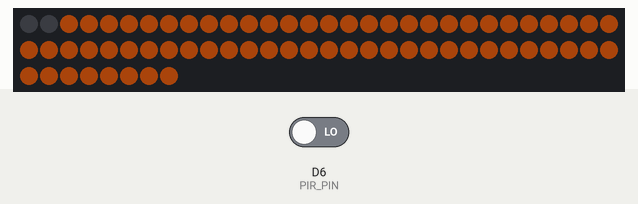
Recording of a sketch running on a simulated Arduino MKR. Parts: 68 RGB LEDs in strip order, left to right, continuing on the next row. The test bench sets the inputs (shaded band); at power-on: D6 (PIR_PIN) LOW. Dim RGB values are drawn brighter than linear; WiFi joins after 1.5 s; servers stay silent unless stated; uploads are accepted with an empty reply; the audio player accepts every command and is not drawn; not simulated (calls return 0 or success): arduino_secrets.h; what the sketch prints to the serial monitor is not drawn.

Above: at 19.3 s.
19.4 s: D6 (PIR_PIN) driven HIGH
Timing chart, 0 to 22.4 s (numbered marks = the images above; inputs shaded):
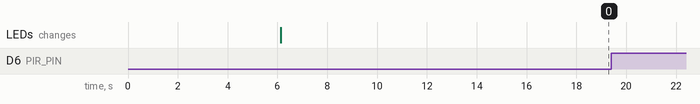

Measured:
- after the input at 19.4 s, every drawn part: stays the same

The sketch:

starman.ino
```cpp
#define ARDUINOJSON_USE_LONG_LONG 1
//#define ARDUINOJSON_USE_INT64 1
#include <WiFiNINA.h>
#include "arduino_secrets.h"
#include <ArduinoJson.h>

#include <DFRobotDFPlayerMini.h>

// A basic everyday NeoPixel strip test program.

// NEOPIXEL BEST PRACTICES for most reliable operation:
// - Add 1000 uF CAPACITOR between NeoPixel strip's + and - connections.
// - MINIMIZE WIRING LENGTH between microcontroller board and first pixel.
// - NeoPixel strip's DATA-IN should pass through a 300-500 OHM RESISTOR.
// - AVOID connecting NeoPixels on a LIVE CIRCUIT. If you must, ALWAYS
//   connect GROUND (-) first, then +, then data.
// - When using a 3.3V microcontroller with a 5V-powered NeoPixel strip,
//   a LOGIC-LEVEL CONVERTER on the data line is STRONGLY RECOMMENDED.
// (Skipping these may work OK on your workbench but can fail in the field)
#include <Adafruit_NeoPixel.h>
#ifdef __AVR__
#include <avr/power.h> // Required for 16 MHz Adafruit Trinket
#endif

#define LED_PIN 7
#define PIR_PIN 6
#define LED_COUNT 68
#define OFFSET 2

int pirStat = 0;
int playing = 0;

char ssid[] = SECRET_SSID;
char pass[] = SECRET_PASS;
IPAddress server(10, 0, 0, 113);
int status = WL_IDLE_STATUS;
WiFiClient client;
int curBuffer = 0;
int maxBuffer = 100;

DFRobotDFPlayerMini myDFPlayer;
// Declare our NeoPixel strip object:
Adafruit_NeoPixel strip(LED_COUNT, LED_PIN, NEO_GRB + NEO_KHZ800);
// Argument 1 = Number of pixels in NeoPixel strip
// Argument 2 = Arduino pin number (most are valid)
// Argument 3 = Pixel type flags, add together as needed:
//   NEO_KHZ800  800 KHz bitstream (most NeoPixel products w/WS2812 LEDs)
//   NEO_KHZ400  400 KHz (classic 'v1' (not v2) FLORA pixels, WS2811 drivers)
//   NEO_GRB     Pixels are wired for GRB bitstream (most NeoPixel products)
//   NEO_RGB     Pixels are wired for RGB bitstream (v1 FLORA pixels, not v2)
//   NEO_RGBW    Pixels are wired for RGBW bitstream (NeoPixel RGBW products)

// setup() function -- runs once at startup --------------------------------
//#define DEBUG
void setup()
{
  strip.begin(); // INITIALIZE NeoPixel strip object (REQUIRED)
  strip.clear();
  strip.show();            // Turn OFF all pixels ASAP
  strip.setBrightness(50); // Set BRIGHTNESS to about 1/5 (max = 255)

  pinMode(LED_BUILTIN, OUTPUT);
  pinMode(PIR_PIN, INPUT);

  blink(1000);
  blink(1000);
  blink(1000);
  Serial1.begin(9600);
  Serial.begin(9600);
  dormant();
  while (!Serial1)
  {
    blink(2000);
  }
  if (!myDFPlayer.begin(Serial1))
  {
    while (true)
    {
      blink(250);
    }
  }
  myDFPlayer.volume(30);
  // check for the WiFi module:

  if (WiFi.status() == WL_NO_MODULE)
  {
    Serial.println("Communication with WiFi module failed!");
    // don't continue
    while (true)
      ;
  }

  String fv = WiFi.firmwareVersion();

  if (fv < WIFI_FIRMWARE_LATEST_VERSION)
  {
    Serial.println("Please upgrade the firmware");
  }

  // attempt to connect to WiFi network:

  while (status != WL_CONNECTED)
  {
    Serial.print("Attempting to connect to SSID: ");
    Serial.println(ssid);

    // Connect to WPA/WPA2 network. Change this line if using open or WEP network:
    status = WiFi.begin(ssid, pass);

    // wait 10 seconds for connection:
    delay(10000);
  }

  Serial.println("Connected to wifi");
  printWiFiStatus();
  Serial.println("\nStarting connection to server...");
}
void loop()
{
  pirStat = digitalRead(PIR_PIN);
#ifndef DEBUG
  if (pirStat == HIGH && playing == 0)
#else
  if (true)
#endif
  {
    // if you get a connection, report back via serial:
    if (client.connect(server, 5000))
    {
      Serial.println("connected to server");
      // Make a HTTP request:
      client.println("GET /Query HTTP/1.0");
      client.println("Host: TreeTopService");
      client.println("Connection: close");
      if (client.println() == 0) {
        Serial.println(F("Failed to send request"));
        delay(5000);
        return;
      }

      char status[50] = {0};
      client.readBytesUntil('\r', status, sizeof(status));
      if (strcmp(status, "HTTP/1.1 200 OK") != 0) {
        Serial.print(F("Unexpected response: "));
        Serial.println(status);
        delay(5000);
        return;
      }

      // Skip HTTP headers
      char endOfHeaders[] = "\r\n\r\n";
      if (!client.find(endOfHeaders)) {
        Serial.println(F("Invalid response"));
        delay(5000);
        return;
      }

      // Use arduinojson.org/v6/assistant to compute the capacity.
      DynamicJsonDocument doc(5000);
      DeserializationError error = deserializeJson(doc, client);
      // Test if parsing succeeds.
      if (error)
      {
        Serial.print(F("deserializeJson() failed: "));
        Serial.println(error.f_str());
        delay(5000);
        //cleanup
        return;
      }

      long standByMillis = doc["standByMillis"];
      int track = doc["track"];
      JsonArray steps = doc["steps"].as<JsonArray>();
      Serial.println(F("Response:"));
      Serial.println(standByMillis);
      Serial.println(track);

      if (track >= 0)
      {
        dance(track, steps);
      }

      if (standByMillis > 0)
      {
#ifdef DEBUG
        standByMillis = 500;
#endif
        delay(standByMillis);
      }
    }
  }
}

void printWiFiStatus()
{

  // print the SSID of the network you're attached to:
  Serial.print("SSID: ");
  Serial.println(WiFi.SSID());

  // print your board's IP address:
  IPAddress ip = WiFi.localIP();
  Serial.print("IP Address: ");
  Serial.println(ip);

  // print the received signal strength:
  long rssi = WiFi.RSSI();
  Serial.print("signal strength (RSSI):");
  Serial.print(rssi);
  Serial.println(" dBm");
}

void blink(int delayms)
{
  digitalWrite(LED_BUILTIN, HIGH);
  delay(delayms);
  digitalWrite(LED_BUILTIN, LOW);
  delay(delayms);
}

void dormant()
{
  //uint32_t color = strip.Color(255,160,180);// #ffa044
  uint32_t color = strip.Color(228, 92, 16); // #e45c10
  for (int i = (0 + OFFSET); i < LED_COUNT; i++)
  {
    strip.setPixelColor(i, color);
    strip.show();
  }
}

void dance(int track, JsonArray steps) {
  playing = 1;
  if (track > 0) {
    myDFPlayer.play(track);
  }
  for (JsonVariant stp : steps) {
    //Serial.println(stp.as<signed __int64>());
    long long x = stp.as<signed long long>();

    bool all = x < 0;
    x = all ? x * -1 : x;
    int p = (x / 1000000000000000);
    p += OFFSET;
    int r = (x / 1000000000000) - p * 1000;
    int g = (x / 1000000000)    - p * 1000000          - r * 1000;
    int b = (x / 1000000)       - p * 1000000000       - r * 1000000       - g * 1000;
    int w = (x / 10)            - p * 100000000000000  - r * 100000000000  - g * 100000000    - b * 100000;
    int s =  x                  - p * 1000000000000000 - r * 1000000000000 - g * 1000000000   - b * 1000000 - w * 10;
//    Serial.print("p:");
//    Serial.println(p);
//    Serial.print("r:");
//    Serial.println(r);
//    Serial.print("g:");
//    Serial.println(g);
//    Serial.print("b:");
//    Serial.println(b);
//    Serial.print("w:");
//    Serial.println(w);
//    Serial.print("s:");
//    Serial.println(s);
    uint32_t color = strip.Color(r, g, b);
    if (all == 1) {
      Serial.print("ALL");
      for (int c = (0 + OFFSET); c < LED_COUNT; c++) {
        strip.setPixelColor(c, color);
      }
    }
    else {
      Serial.print("SINGLE");
      strip.setPixelColor(p, color);
    }

    if (s == 1) {
      Serial.print("SHOW");
      strip.show();
    }
    if (w > 0) {
      Serial.print("WAIT:");
      Serial.println(w);
      delay(w);
    }
  }
  dormant();
  playing = 0;
}
```
